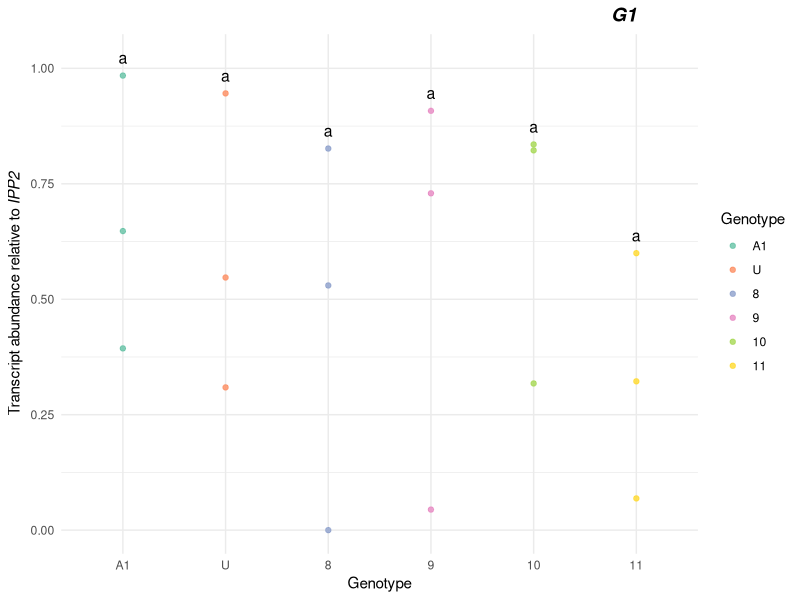

The R source for this figure:
library(multcompView)
library(ggplot2)
library(dplyr)
library(plyr)

# #read in data from excel file
# data1 <- "Sampling_1_data_2.xlsx"
# dat1 <- read_xlsx(data1)
# 
# #to sort x axis by genotype in my chosen order
# dat1$Genotype <- factor(dat1$Genotype, levels=c("A1", "U", "8", "9", "10", "11"))
# 
# # filter for Gene1
# g_G1 <- dat1 %>% filter(Gene == "Gene1")
# 
# #to sort x axis by genotype in my chosen order
# g_G1$Genotype <- factor(g_G1$Genotype, levels=c("A1", "U", "8", "9", "10", "11"))

dat1 <- data.frame(Gene     = "Gene1",
                   Genotype = factor(rep(c("8", "9", "10", "11", "A1", "U"), 3), levels = c("A1", "U", "8", "9", "10", "11")),
                   Ct       = randu[1:(6*3),1]) %>%
  filter(Gene == "Gene1")

# Group the treatments that are not different each other together (?)-- Taken from https://www.r-graph-gallery.com/84-tukey-test
#G1generate_label_df <- function(G1TUKEY, variable) {
G1generate_label_df <- function(.data, variable) {
  # ANOVA
  #model <- lm( g_G1$Ct ~ g_G1$Genotype )
  model <- lm(formula = Ct ~ Genotype, data = .data)
  G1ANOVA <- aov(model)
  #G1ANOVA
  
  # Tukey test
  G1TUKEY <- TukeyHSD(x = G1ANOVA, 'Genotype', conf.level = 0.95)
  #G1TUKEY

  # Extract labels and factor levels from Tukey post-hoc 
  Tukey.levels              <- G1TUKEY[[variable]][,4]
  Tukey.labels              <- data.frame(multcompLetters(Tukey.levels)['Letters'])
  Tukey.labels[,"Genotype"] <- rownames(Tukey.labels) #Putting labels in same order as in the boxplot (?)
  
  Tukey.labels        <- join(Tukey.labels, 
                              .data %>% ddply(.(Genotype), function(each) {data.frame(y = max(each$Ct))}),
                              by = variable) #### THIS join() IS SUUUUPER IMPORTANT! YOU WERE LIKELY TO RETURN MIXED RESULTS IN SOME CASES WHERE THE INPUT DATA IS NOT WELL ORGANIZED.
  #Tukey.labels              <- Tukey.labels[order(Tukey.labels$Genotype) , ]
  
  #return(Tukey.labels)
  Tukey.labels
}

# Apply the function on my dataset --> making dataframe with lettering
#G1LABELS <- G1generate_label_df(G1TUKEY , "Genotype")
G1LABELS <- dat1 %>% G1generate_label_df("Genotype")

# re-order to match re-ordering of x (genotype)
#G1LABELS <- G1LABELS[order(levels = c("A1", "U", "8", "9", "10", "11")),] #


my_y_title <- expression(paste("Transcript abundance relative to ", italic("IPP2")))

# Draw the boxplot

#PG1 <- g_G1 %>% filter(Gene == "G1") %>% ggplot(aes(Genotype, Ct, fill = Genotype)) +
PG1 <- dat1 %>%
  ggplot(aes(x = Genotype, y = Ct, fill = Genotype)) +
    #geom_boxplot(outlier.color = NA, alpha = 0.5) +
    geom_point(aes(color = Genotype), alpha = 0.8) + 
    labs(x= "Genotype", y=my_y_title) + #axis labels
    theme_minimal() + 
    scale_fill_brewer(palette="Set2") + 
    scale_color_brewer(palette = "Set2") + 
    ggtitle("G1") + 
    theme(plot.title = element_text(face = "bold.italic", hjust = 0.9, size = 14)) + #graph title
    #geom_text(data=G1LABELS, aes(x=Genotype, y = c(1.25, 0.9, 0.95, 0.7, 0.55, 0.6), label = Letters), size=4)  #adding in lettering
    geom_text(aes(x = Genotype, y = y + 0.1*(max(y, na.rm = TRUE) - min(y, na.rm = TRUE)), label = Letters), G1LABELS, size=4)

PG1
